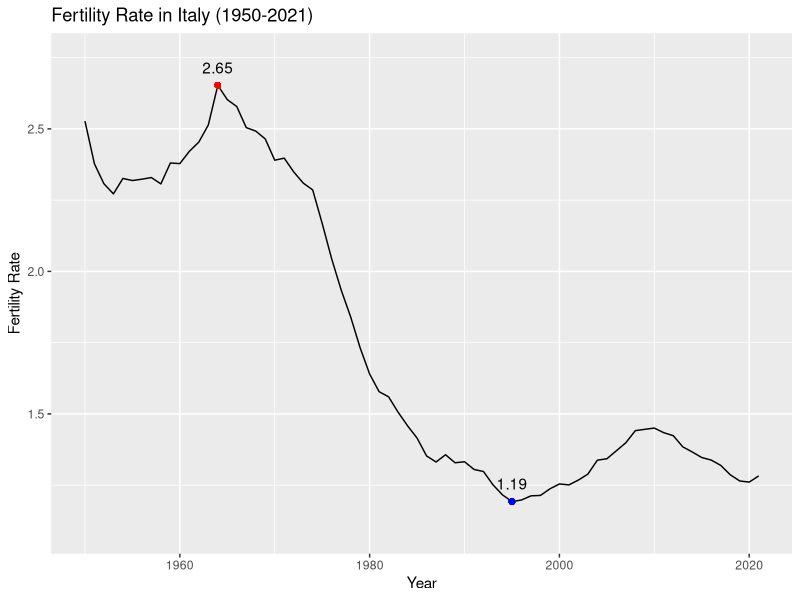
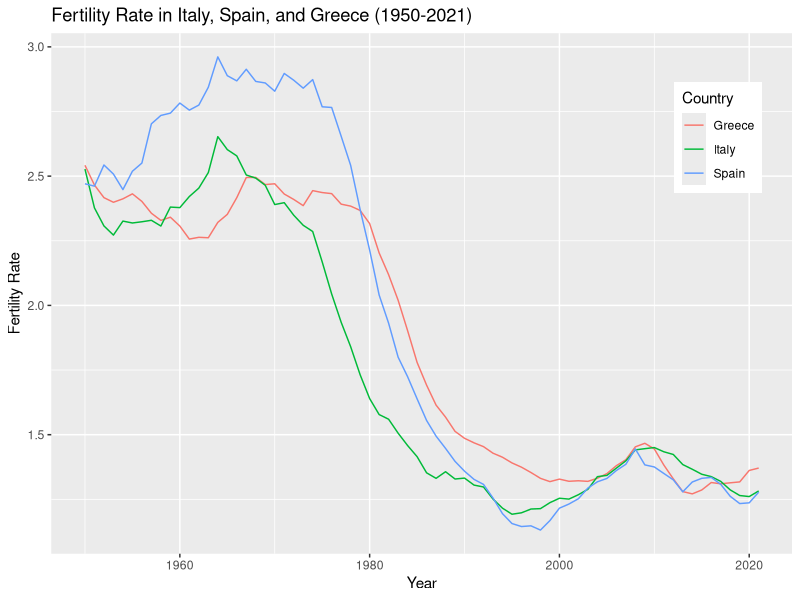
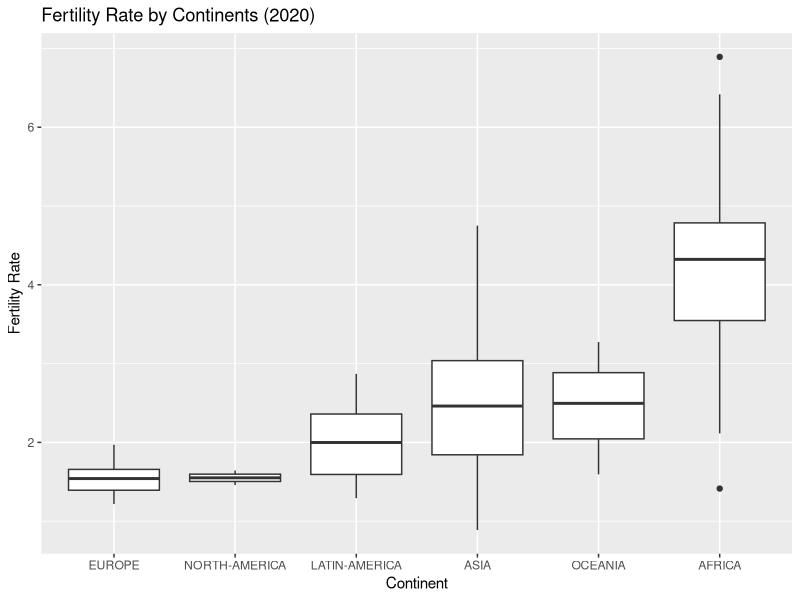
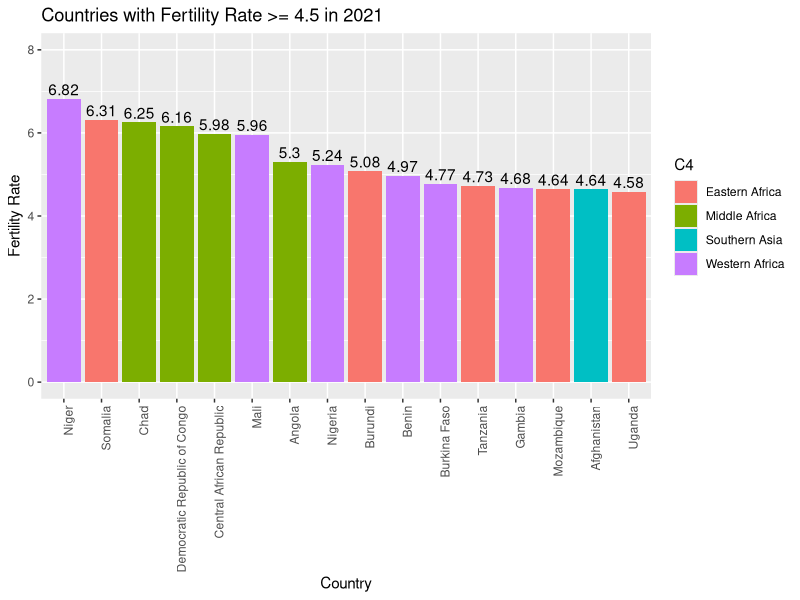
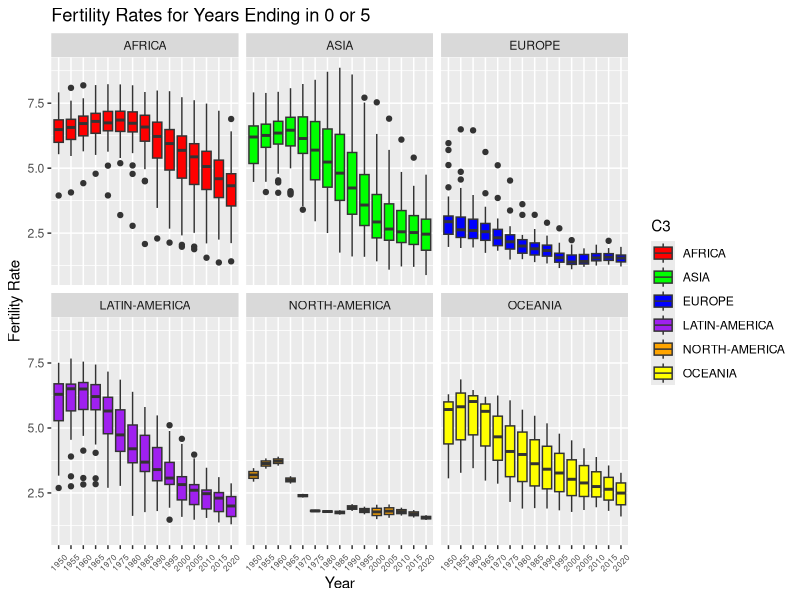
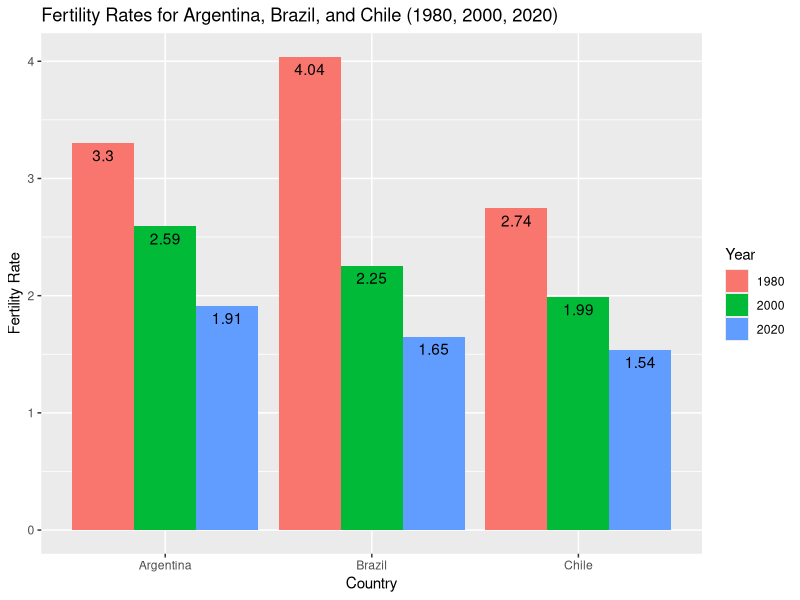
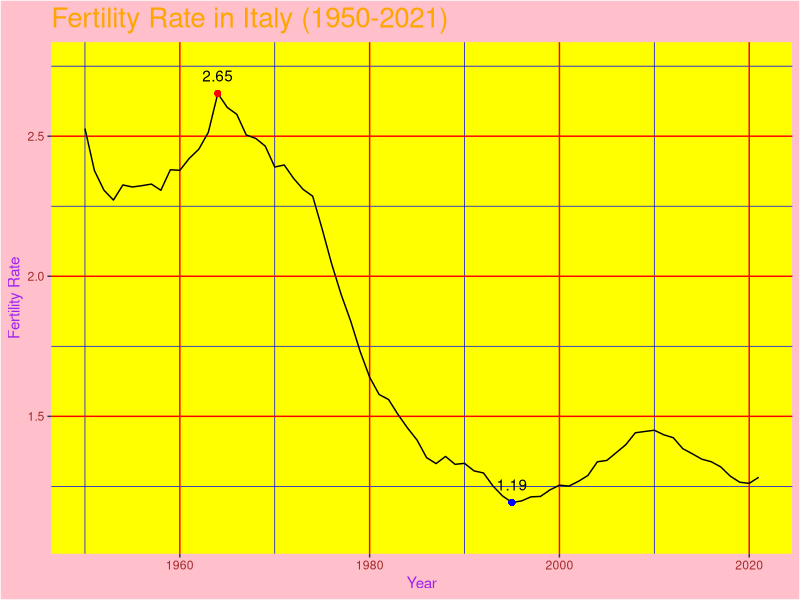
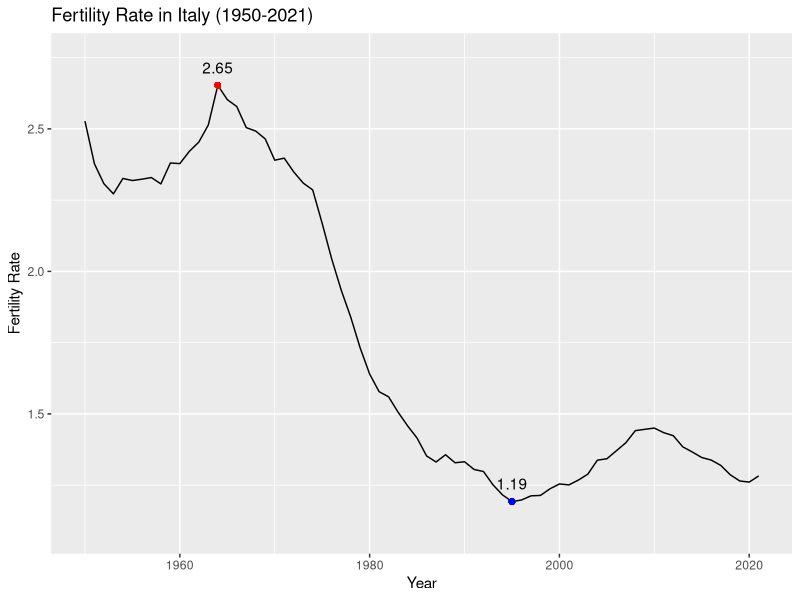

Generate these figures, in order, with R:
## ---- chunk 1
ass3 <- read.csv("fertility.csv")
## ---- chunk 2
library(ggplot2)

italy_data <- subset(ass3, Entity == "Italy" & Year >= 1950 & Year <= 2021)

max_fr <- max(italy_data$FR)
min_fr <- min(italy_data$FR)
max_year <- italy_data$Year[which.max(italy_data$FR)]
min_year <- italy_data$Year[which.min(italy_data$FR)]

p1 <- ggplot(italy_data, aes(x = Year, y = FR)) +
  geom_line() +
  geom_point(aes(x = max_year, y = max_fr), color = "red") +
  geom_point(aes(x = min_year, y = min_fr), color = "blue") +
  annotate("text", x = max_year, y = max_fr, label = round(max_fr, 2), vjust = -1) +
  annotate("text", x = min_year, y = min_fr, label = round(min_fr, 2), vjust = -1) +
  ylim(min_fr - 0.1, max_fr + 0.1) +
  ggtitle("Fertility Rate in Italy (1950-2021)") +
  xlab("Year") +
  ylab("Fertility Rate")

ggsave("plot1.png", plot = p1)

print(p1)
## ---- chunk 3
countries_data <- subset(ass3, Entity %in% c("Italy", "Spain", "Greece") & Year >= 1950 & Year <= 2021)

p2 <- ggplot(countries_data, aes(x = Year, y = FR, color = Entity)) +
  geom_line() +
  theme(legend.position = c(0.9, 0.8)) +
  labs(color = "Country") +
  ggtitle("Fertility Rate in Italy, Spain, and Greece (1950-2021)") +
  xlab("Year") +
  ylab("Fertility Rate")

ggsave("plot2.png", plot = p2)

print(p2)
## ---- chunk 4
library(dplyr)
library(forcats)

data_2020 <- subset(ass3, Year == 2020)

p3 <- ggplot(data_2020, aes(x = fct_reorder(C3, FR, .fun = median), y = FR)) +
  geom_boxplot() +
  ggtitle("Fertility Rate by Continents (2020)") +
  xlab("Continent") +
  ylab("Fertility Rate")

ggsave("plot3.png", plot = p3)

print(p3)
## ---- chunk 5
data_2021_high_fr <- subset(ass3, Year == 2021 & FR >= 4.5)

p4 <- ggplot(data_2021_high_fr, aes(x = reorder(Entity, -FR), y = FR, fill = C4)) +
  geom_bar(stat = "identity") +
  geom_text(aes(label = round(FR, 2)), vjust = -0.3) +
  ggtitle("Countries with Fertility Rate >= 4.5 in 2021") +
  xlab("Country") +
  ylab("Fertility Rate") +
  ylim(0, 8) +
  theme(axis.text.x = element_text(angle = 90, hjust = 1))

ggsave("plot4.png", plot = p4)

print(p4)
## ---- chunk 6
years_ending_in_0_or_5 <- subset(ass3, Year %% 5 == 0)

p5 <- ggplot(years_ending_in_0_or_5, aes(x = factor(Year), y = FR, fill = C3)) +
  geom_boxplot() +
  facet_wrap(~ C3) +
  ggtitle("Fertility Rates for Years Ending in 0 or 5") +
  xlab("Year") +
  ylab("Fertility Rate") +
  theme(
    axis.text.x = element_text(angle = 45, vjust = 0.5, size = 6),
  ) +
  scale_fill_manual(values = c("red", "green", "blue", "purple", "orange", "yellow"))

ggsave("plot5.png", plot = p5)

print(p5)
## ---- chunk 7
selected_years <- subset(ass3, Entity %in% c("Argentina", "Brazil", "Chile") & Year %in% c(1980, 2000, 2020))

p6 <- ggplot(selected_years, aes(x = Entity, y = FR, fill = factor(Year))) +
  geom_bar(stat = "identity", position = "dodge") +
  geom_text(aes(label = round(FR, 2)), position = position_dodge(width = 0.9), vjust = 1.5) +
  ggtitle("Fertility Rates for Argentina, Brazil, and Chile (1980, 2000, 2020)") +
  xlab("Country") +
  ylab("Fertility Rate") +
  labs(fill = "Year")

ggsave("plot6.png", plot = p6)

print(p6)
## ---- chunk 8
ugly_theme <- theme(
  panel.background = element_rect(fill = "yellow"),
  plot.background = element_rect(fill = "pink"),
  legend.background = element_rect(fill = "green"),
  panel.grid.major = element_line(color = "red"),
  panel.grid.minor = element_line(color = "blue"),
  axis.text = element_text(color = "brown"),
  axis.title = element_text(color = "purple"),
  plot.title = element_text(color = "orange", size = 20)
)

p7 <- p1 + ugly_theme

ggsave("plot7.png", plot = p7)

print(p7)
